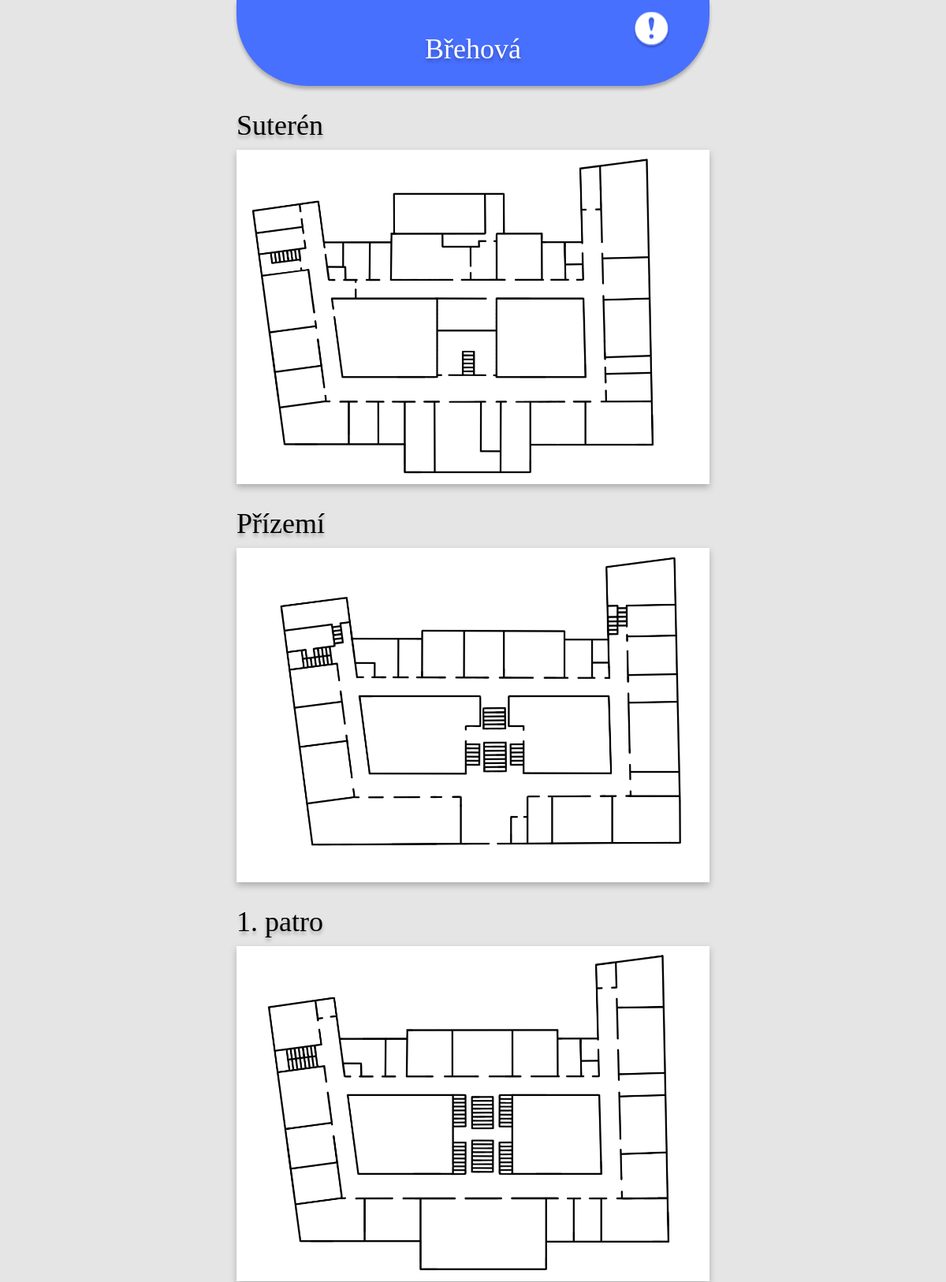
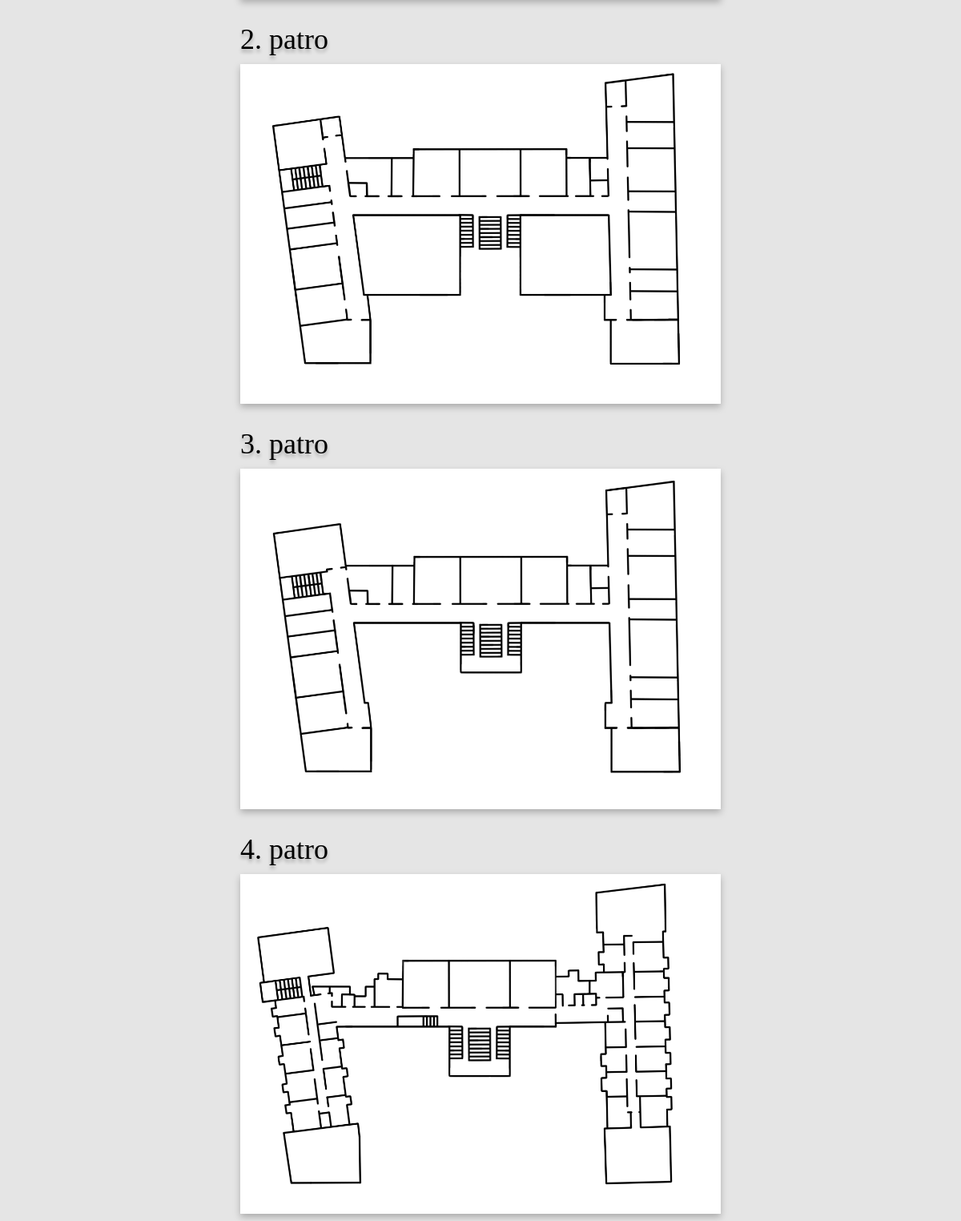
The app's page /display/ (upper part) with its own data (2 pictures, top to bottom).
### develop/models.py (models this page shows, shortened)
class Floor(models.Model):
    building = models.ForeignKey(
        Building,
        on_delete=models.PROTECT,
        verbose_name=('building'),
        related_name='floor_in_building'
    )
    name = models.TextField()
    caption = models.CharField(max_length=2000)
    image = models.ImageField(upload_to='develop/db_images')
    class Meta:
        ordering=('name',)

### develop/views.py (the view)
# urls.py: path('display/', allviews.display_view, name='display'),
def display_view(request, *args, **kwargs):
    queryset_room = Room.objects.all().order_by('id')
    queryset_floor = Floor.objects.all().order_by('id')
    queryset_building = Building.objects.all()
    context = {
        "object_floor": queryset_floor,
        "object_building": queryset_building,
        "object_room": queryset_room
    }
    return render(request, "develop/display.html", context)

### develop/templates/develop/display.html (shortened to what this page needs)
{% load static %}
<!DOCTYPE html>
<html>
<head>
    <link rel="stylesheet" href="https://maxcdn.bootstrapcdn.com/bootstrap/3.4.1/css/bootstrap.min.css">
    <link rel="stylesheet" href="{% static '/develop/css/styles.css' %}">
</head>
<body>
    <div class="col-md-6 col-sm-6 col-xs-12 col-sm-offset-3 col-md-offset-3">
        <div class="row">
            <div class="header">
                <div class="col-md-6 col-sm-6 col-xs-4">
                    <p class="header_text text-center">Břehová</p>
                </div>
                <div class="col-md-3 col-sm-3 col-xs-4">
                    <div class="text-center top-buffer">
                        <a>
                            <img src="/static/develop/icon/info_icon.svg" width="51px" height="57px" />
                        </a>
                    </div>
                </div>
            </div>
            {% for floor in object_floor %}
            <div class="row top-buffer">
                <div class="col-md-12 col-sm-12 col-xs-12">
                    <h1 class="floor_text text-left"> {{floor.name}} </h1>
                    <img class="floor_img map" src="{{MEDIA_URL}}{{floor.image.url}}" usemap="#map{{floor.id}}"/>
                </div>
            </div>
            {% endfor %}
        </div>
    </div>
</body>
</html>

### develop/static/develop/css/styles.css (style rules this page uses)
p { font-family: 'Roboto'; font-style: normal; font-weight: 400; font-size: 25px; text-align: center; color: #FFFFFF; text-shadow: 0px 4px 4px rgba(0, 0, 0, 0.25); }
body { margin: 0; font-family: "Lato", sans-serif; min-height: 667px; background: #E5E5E5; }
a { color: #FFFFFF; }
p { font-size: large; }
.top-buffer { margin-top: 10px; }
.header { width: 100%; height: 108.5px; background: #4870FF; box-shadow: 0px 4px 4px rgba(0, 0, 0, 0.25); border-radius: 0px 0px 90px 90px !important; }
.header_text { margin-top: 42px; font-family: 'Ubuntu'; font-style: normal; font-weight: 400; font-size: 36px; line-height: 41px; color: #FFFFFF; text-shadow: 0px 4px 4px rgba(0, 0, 0, 0.25); }
.floor_text { font-family: 'Ubuntu'; font-style: normal; font-weight: 400; font-size: 36px; line-height: 41px; color: #000000; text-shadow: 0px 4px 4px rgba(0, 0, 0, 0.25); }
.floor_img { display: block; margin-left: auto; margin-right: auto; width: 100%; filter: drop-shadow(0px 4px 4px rgba(0, 0, 0, 0.25)); }

### records on screen
Floor: name "Suterén", image (picture)
Floor: name "Přízemí", image (picture)
Floor: name "1. patro", image (picture)
Floor: name "2. patro", image (picture)
Floor: name "3. patro", image (picture)
Floor: name "4. patro", image (picture)
